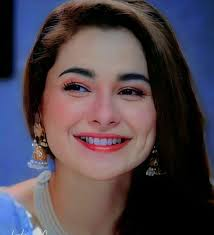
#> input picture Images/Hania Amir.jpeg, 214 x 235 px, found by its file name
$ jupyter execute '10_Edge Detection in an Image using OpenCV.ipynb'
#> lines starting #> are read from the running program, lines starting #| are printed output that depends on the picture; after the words box and inside, x2 and y2 are one past the last pixel; in counts of white or black regions, pixels touching at a corner belong together
**10_Edge Detection in an Image using OpenCV**

[cell 1]
import cv2

[cell 2]
img = cv2.imread(r"C:\Users\hp\Documents\jupyter\OpenCV by WsCube Tech\Images\Hania Amir.jpeg")
#> img is the input picture: shape (235, 214, 3); mean B, G, R 77.3, 67.3, 77.4
img = cv2.resize(img,(400, 500))
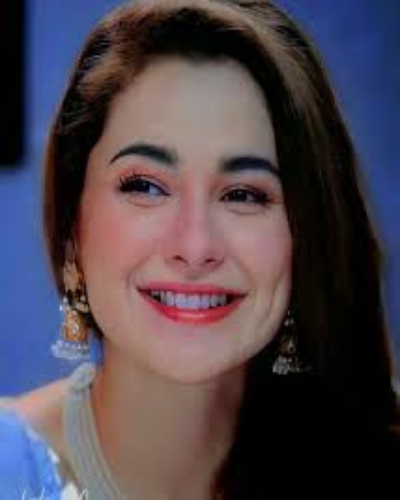
#> img: shape (500, 400, 3); mean B, G, R 77.2, 67.2, 77.3
print(img.shape)
#| (500, 400, 3)

new_img = cv2.Canny(img, 200,200)
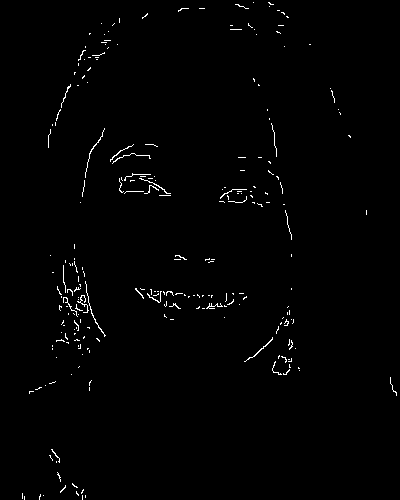
#> new_img: shape (500, 400); 0.99% white in thin lines or dots
# new_img = cv2.Canny(img, 200,200, apertureSize=7, L2gradient= True)   #--> For more details  --  sapertureSize(default =3), L2gradient(default =False)
print(new_img.shape)
#| (500, 400)

cv2.imshow("W1", new_img)
cv2.imshow("W2", img)
cv2.waitKey(0)
cv2.destroyAllWindows()

$ run again, with Images/Sana Javaid c.jpg copied over Images/Hania Amir.jpeg
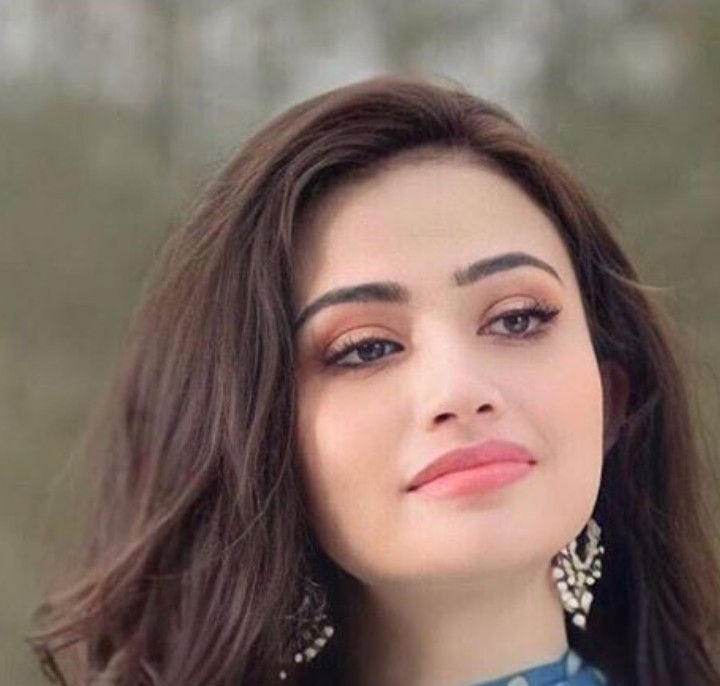
#> input picture Images/Sana Javaid c.jpg, 720 x 686 px, found by its file name
#> img is the input picture: shape (686, 720, 3); mean B, G, R 98.6, 107.1, 126.7
#> `img = cv2.resize(img,(400, 500))`:
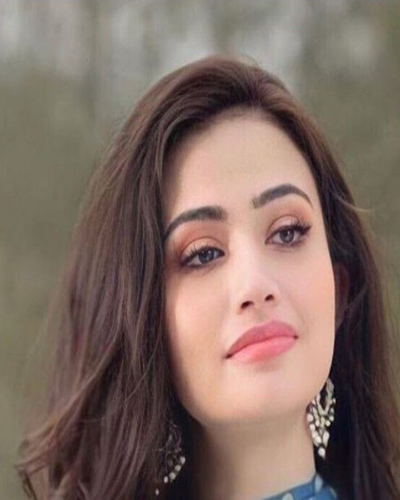
#> img: shape (500, 400, 3); mean B, G, R 98.4, 107, 126.6
#| (500, 400, 3)
#> `new_img = cv2.Canny(img, 200,200)`:
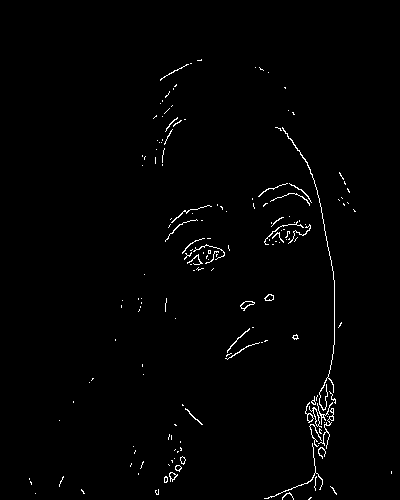
#> new_img: shape (500, 400); 1.2% white in thin lines or dots, all inside (x1, y1, x2, y2) = (29, 59, 392, 500)
#| (500, 400)

$ run again, with Images/Sana Javaid.jpg copied over Images/Hania Amir.jpeg
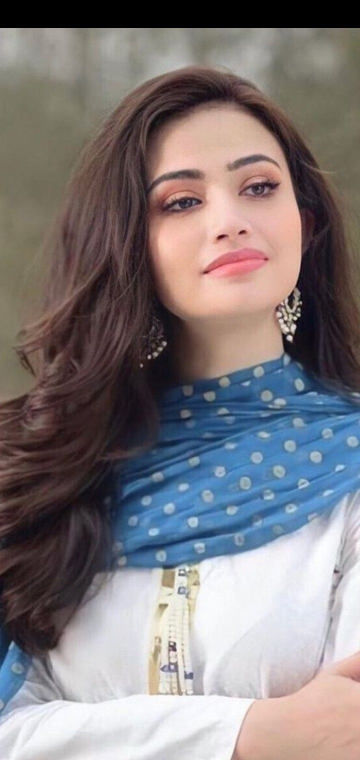
#> input picture Images/Sana Javaid.jpg, 720 x 1520 px, found by its file name (shown at 1/2 size)
#> img is the input picture: shape (1520, 720, 3); mean B, G, R 123.9, 121.5, 127.9
#> `img = cv2.resize(img,(400, 500))`:
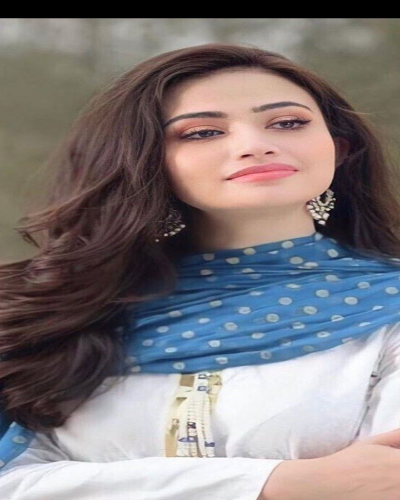
#> img: shape (500, 400, 3); mean B, G, R 123.9, 121.4, 127.9
#| (500, 400, 3)
#> `new_img = cv2.Canny(img, 200,200)`:
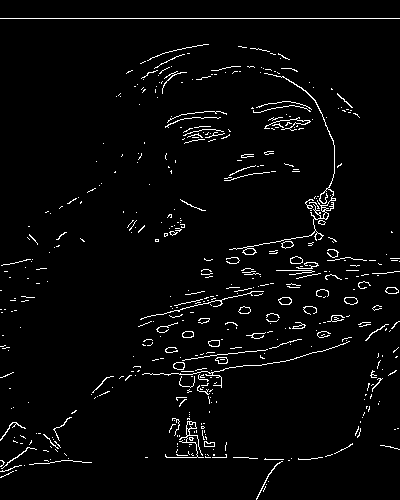
#> new_img: shape (500, 400); 3.2% white in thin lines or dots
#| (500, 400)
